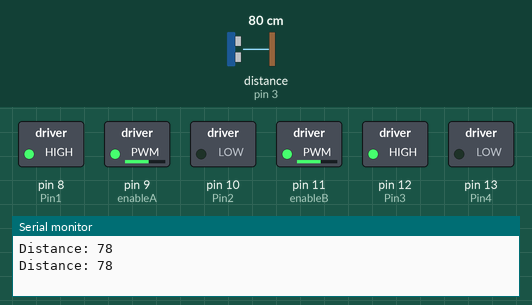
Simulated run of this sketch. Board: Arduino Uno, built with avr-gcc and run on an emulated ATmega328P. On the bench: switched loads named in the sketch (green lamp = pin HIGH), the last lines printed to the serial monitor. Wiring (inferred from the names in the program): ultrasonic range finder: trigger pin 2; echo pin 3. Inputs (shaded band) come from the test bench; at power-on: distance to the obstacle (sensor on pin 3) 80 cm. The echo pulse lasts 58.3 µs per cm; pins used as bus, display or sensor lines are not drawn.

Above: at 4.8 s.
4.9 s: distance to the obstacle (sensor on pin 3) set to 24 cm
7.9 s: distance to the obstacle (sensor on pin 3) set to 19 cm
At 8.4 s:
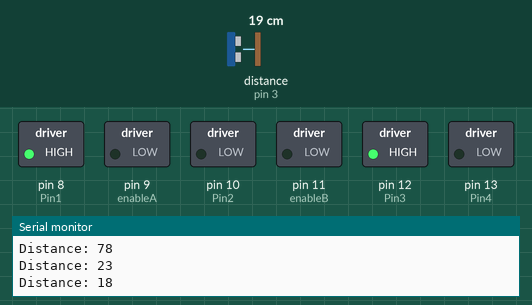
14.3 s: distance to the obstacle (sensor on pin 3) set to 35 cm
At 16.3 s:
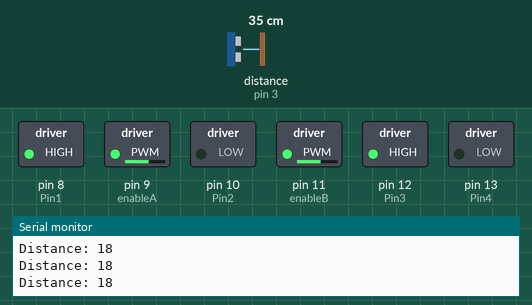
Timing chart, 0 to 17.8 s (numbered marks = the images above; inputs shaded):
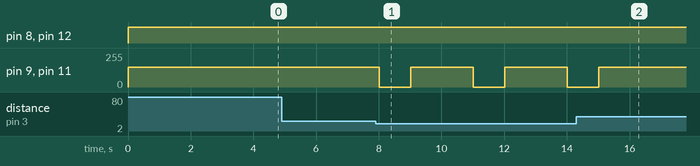

Measured:
- the behaviour switches between 22 and 21 cm on distance to the obstacle (sensor on pin 3) (found by bisection; images 0 and 1)
- after the input at 7.9 s, pin 9 (enableA), pin 11 (enableB): alternates 150/255 for 2.0 s and 0/255 for 1.0 s, starting after 0.12 s
- after the input at 14.3 s, pin 9 (enableA), pin 11 (enableB): goes on until 15.0 s, then stays 150/255

The sketch:

sketch_feb20a.ino
```cpp
int enableA = 9;
int Pin1 = 8;
int Pin2 = 10;
int enableB = 11;
int Pin3 = 12;
int Pin4 = 13;
int trigPin = 2;
int echoPin = 3;
long duration;
int distance;

void setup() {
  pinMode(enableA, OUTPUT);
  pinMode(Pin1, OUTPUT);
  pinMode(Pin2, OUTPUT);
  pinMode(enableB, OUTPUT);
  pinMode(Pin3, OUTPUT);
  pinMode(Pin4, OUTPUT);

  pinMode(trigPin, OUTPUT); // Set trig pin as output
  pinMode(echoPin, INPUT);  // Set echo pin as input

  Serial.begin(9600);
}

void loop() {
  // Move the DC motor forward
  analogWrite(enableA, 150);
  digitalWrite(Pin1, HIGH);
  digitalWrite(Pin2, LOW);

  analogWrite(enableB, 150);
  digitalWrite(Pin3, HIGH);
  digitalWrite(Pin4, LOW);

  delay(2000);

  // Check distance
  int dist = checkDistance();

  // If obstacle detected within 15cm, stop the car
  if (dist <= 20) {
    analogWrite(enableA, 0);
    analogWrite(enableB, 0);
    delay(1000); // Brief delay to stop the car completely
  }
}

int checkDistance() {
  // Trigger ultrasonic sensor to send out pulse
  digitalWrite(trigPin, LOW);
  delayMicroseconds(2);
  digitalWrite(trigPin, HIGH);
  delayMicroseconds(10);
  digitalWrite(trigPin, LOW);

  // Measure the duration of the pulse received by the echo pin
  duration = pulseIn(echoPin, HIGH);

  // Calculate distance in centimeters
  distance = duration * 0.034 / 2;

  // Print distance for debugging (optional)
  Serial.print("Distance: ");
  Serial.println(distance);

  return distance;
}
```
